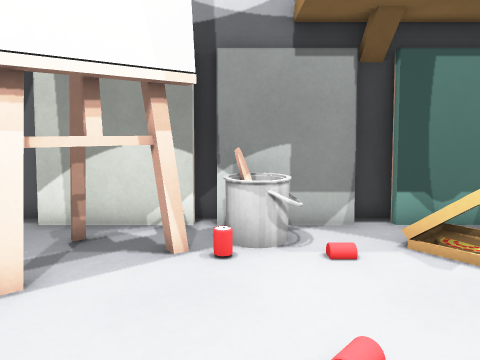
[1] (above)

12 first-person views from a walk through a 3-D level made in the Godot game engine. The camera is 1.2 m above the floor, tilts 8° down and sees 70° across. The floor is counted in squares, 0.5 m on a side. Each view is taken from the middle of a square. On the plan, view 1 faces up. The plan holds only what a view shows up to about 20 squares ahead; the rest is blank. Flat picture figures and markers are not drawn. Surface patterns are stand-ins for the level's own textures.

[2]
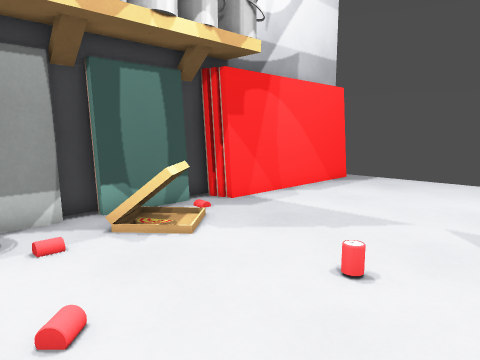

[3]
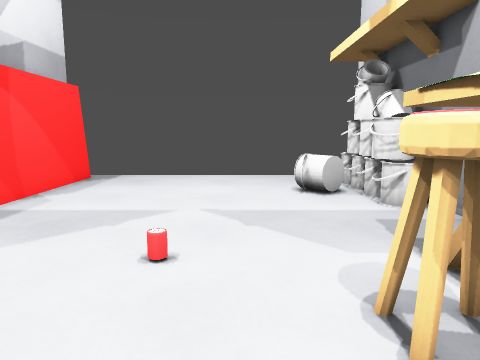

[4]
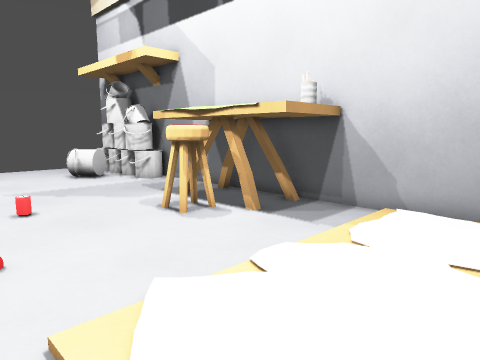

[5]
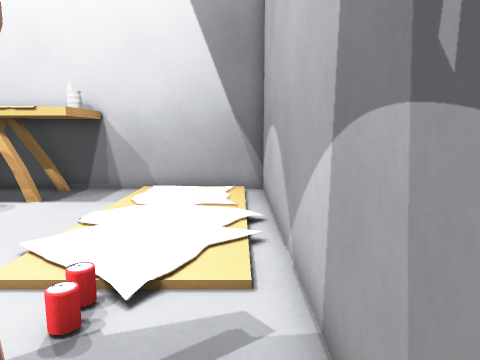

[6]
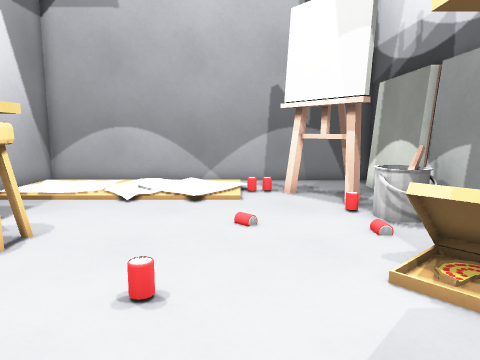

[7]
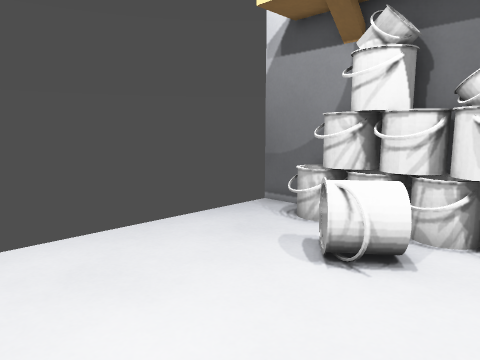

[8]
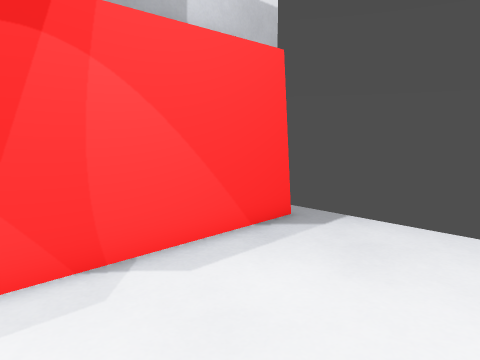

[9]
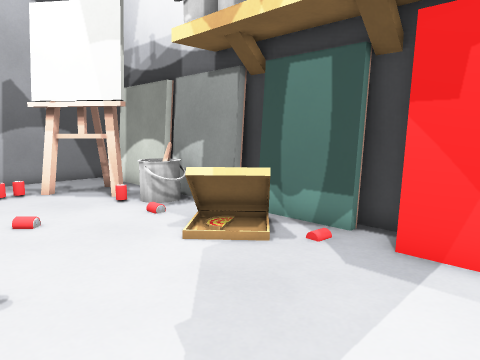

[10]
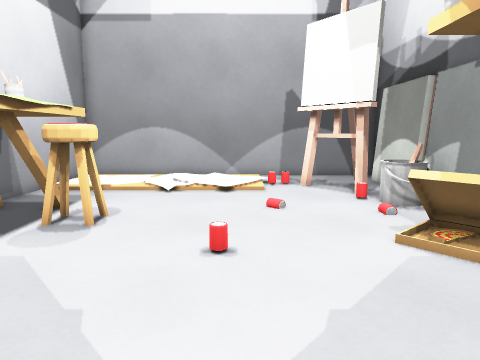

[11]
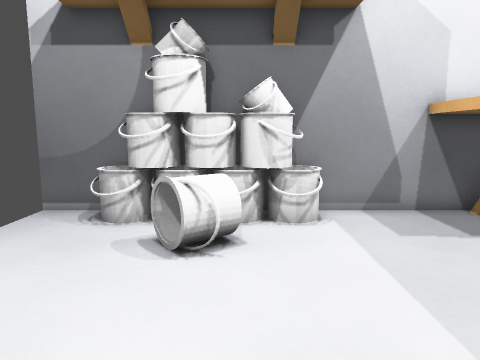

[12]
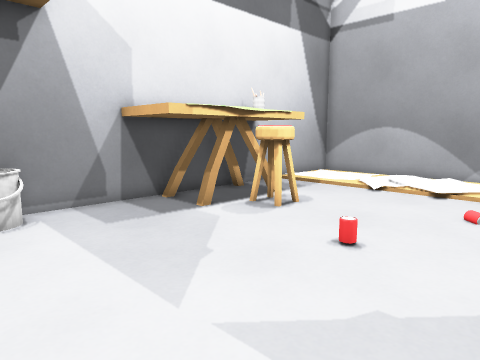

### Floor plan
Key: @ floor where view 1 was taken; # wall or solid block; . main floor; : floor 0.25 m higher than the main floor; = window, fence, low wall or low ledge; ^ raised ledge; T thing the floor can be seen under or through; B box; A table; O other object.
Columns run from 7 left of view 1 to 18 right of it. Each row starts with its distance up from view 1.
  9 ###############
  8 #......=^...O  ##########
  7 #..=TTT^^..OOB...........
  6 #...TTT.....B............
  5 #...T....................
  4 #..:.....................
  3 #.......:................
  2 #........................
  1 #........................
  0 #..:...@.................
 -1 #..:.....................
 -2 #........#^.........=....
 -3 #......A.^^^.A.....=^=...
 -4 #......AA^^^^A.... =^....
 -5 #......AA^^^^^...######=.
 -6 #######AAAAAAA#####  #####

Where each view was taken, in squares from view 1:
view 1: 0 up, 0 right, facing up
view 2: 1 down, 0 right, facing up-right
view 3: 0 up, 1 left, facing right
view 4: 4 up, 6 left, facing down-right
view 5: 8 up, 6 left, facing down
view 6: 3 up, 10 right, facing left
view 7: 3 up, 10 right, facing down-right
view 8: 2 up, 9 right, facing up-right
view 9: 1 up, 11 right, facing up-left
view 10: 2 up, 12 right, facing left
view 11: 4 up, 12 right, facing down
view 12: 5 up, 12 right, facing down-left
